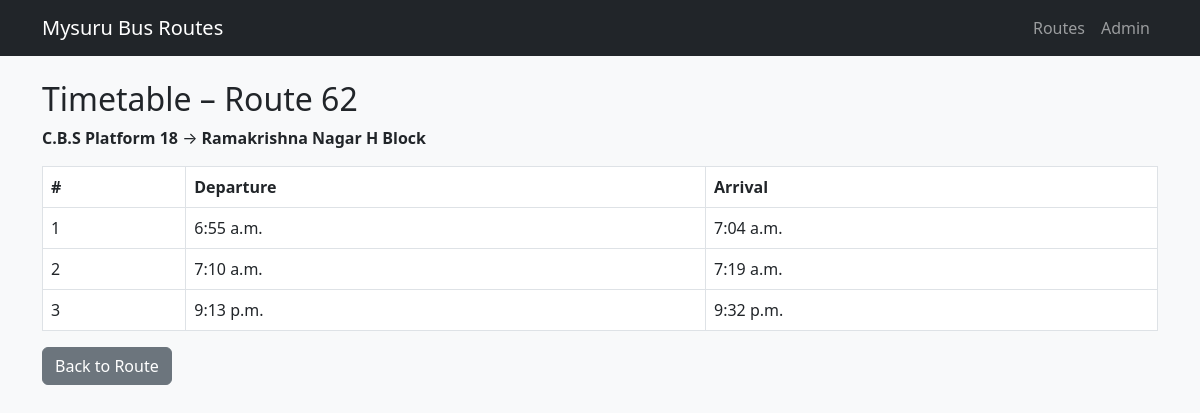
/routes/6/timetable/, run on the app's committed database.
### bus_transport/models.py (models this page shows, shortened)
class BusRoute(models.Model):
    route_number = models.CharField(max_length=10)
    start_point = models.CharField(max_length=100)
    end_point = models.CharField(max_length=100)

class Timetable(models.Model):
    route = models.ForeignKey(BusRoute, on_delete=models.CASCADE, related_name='timetables')
    departure_time = models.TimeField()
    arrival_time = models.TimeField()

### bus_transport/views.py (the view)
# urls.py: path("routes/<int:route_id>/timetable/", views.timetable_page, name="timetable_page"),
def timetable_page(request, route_id):
    route = get_object_or_404(BusRoute, id=route_id)
    timetable = route.timetables.all().order_by("departure_time")
    context = {
        "route": route,
        "timetable": timetable,
    }
    return render(request, "bus_transport/timetable.html", context)

### bus_transport/templates/bus_transport/timetable.html
{% extends "bus_transport/base.html" %}
{% block content %}
<h2>Timetable – Route {{ route.route_number }}</h2>
<p><strong>{{ route.start_point }}</strong> → <strong>{{ route.end_point }}</strong></p>
<table class="table table-bordered mt-3">
    <thead>
    <tr>
        <th>#</th>
        <th>Departure</th>
        <th>Arrival</th>
    </tr>
    </thead>
    <tbody>
    {% for t in timetable %}
        <tr>
            <td>{{ forloop.counter }}</td>
            <td>{{ t.departure_time }}</td>
            <td>{{ t.arrival_time }}</td>
        </tr>
    {% endfor %}
    </tbody>
</table>
<a href="{% url 'bus_transport:route_detail' route.id %}" class="btn btn-secondary">
    Back to Route
</a>
{% endblock %}

### data on the page
BusRoute: route_number "62", start_point "C.B.S Platform 18", end_point "Ramakrishna Nagar H Block"
Timetable: departure_time "6:55 a.m.", arrival_time "7:04 a.m."
Timetable: departure_time "7:10 a.m.", arrival_time "7:19 a.m."
Timetable: departure_time "9:13 p.m.", arrival_time "9:32 p.m."
